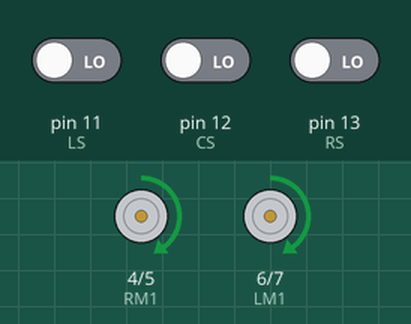
The sketch below on a simulated Arduino Uno, built with avr-gcc and run on an emulated ATmega328P. Parts: motor-driver pin pairs drawn as motors (green arrow = first pin HIGH = forward, orange = second pin HIGH = backward, longer = more drive, scaled by the enable pin). The inputs (shaded band) are chosen by the test bench; at power-on: pin 11 (LS) LOW, pin 12 (CS) LOW, pin 13 (RS) LOW.

Above: at 1.2 s.
1.3 s: pin 11 (LS) driven HIGH
At 2.5 s:
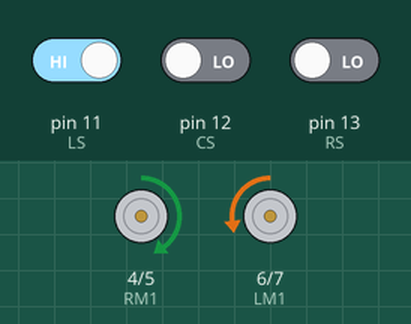
2.8 s: pin 12 (CS) driven HIGH
At 3.7 s:
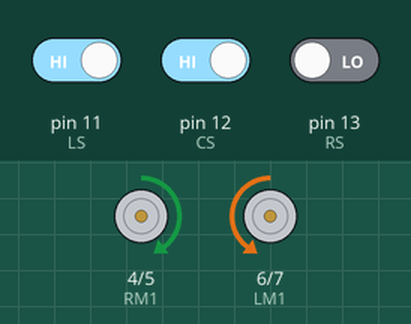
4.3 s: pin 12 (CS) driven LOW
At 4.8 s:
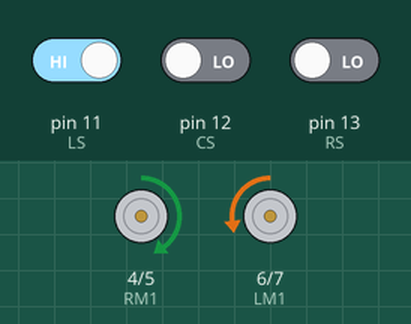
5.8 s: pin 13 (RS) driven HIGH
At 6.2 s:
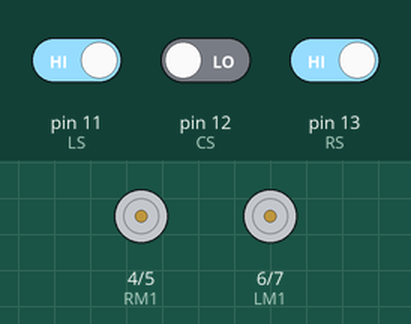
7.3 s: pin 11 (LS) driven LOW
At 8.5 s:
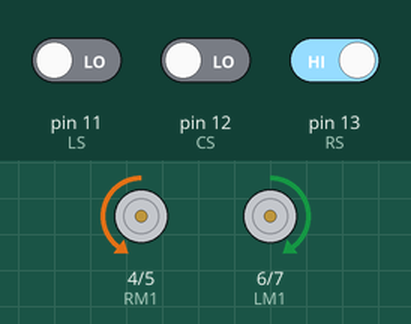
8.8 s: pin 13 (RS) driven LOW
Timing chart, 0 to 11.3 s (numbered marks = the images above; inputs shaded):
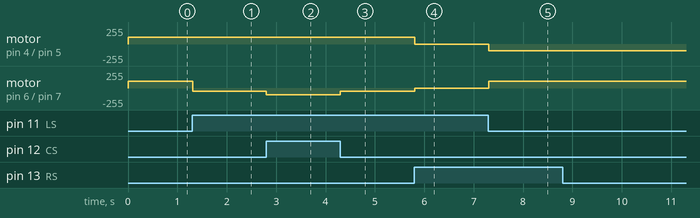

The sketch:

Linefollowingcode.ino
```cpp
// Pin definitions
#define LS 11  // Left sensor pin
#define CS 12       // Center sensor pin
#define RS 13       // Right sensor pin
#define LM1 6     // Motor driver IN1 (left motor control)
#define LM2 7      // Motor driver IN2 (left motor control)
#define RM1 4      // Motor driver IN3 (right motor control)
#define RM2 5      // Motor driver IN4 (right motor control)
#define ENA 9     // PWM control for left motor
#define ENB 3   // PWM control for right motor

int last_direction = 0; // 0: straight, 1: right, -1: left

// Set motor speed
int motorSpeed = 100;  // Reduced for smooth following

void setup() {
    pinMode(LS, INPUT);
    pinMode(CS, INPUT);
    pinMode(RS, INPUT);
    pinMode(LM1, OUTPUT);
    pinMode(LM2, OUTPUT);
    pinMode(RM1, OUTPUT);
    pinMode(RM2, OUTPUT);
    pinMode(ENA, OUTPUT);
    pinMode(ENB, OUTPUT);

    analogWrite(ENA, motorSpeed);
    analogWrite(ENB, motorSpeed);
}

void loop() {
    bool leftSensor = digitalRead(LS);
    bool centerSensor = digitalRead(CS);
    bool rightSensor = digitalRead(RS);

    // Movement based on sensor readings
    if (centerSensor && !leftSensor && !rightSensor) {
        moveForward();
        last_direction = 0;
    }
    else if (leftSensor && !centerSensor && !rightSensor) {
        turnSlightRight();
        last_direction = 1;
    }
    else if (!leftSensor && !centerSensor && rightSensor) {
        turnSlightLeft();
        last_direction = -1;
    }
    else if (leftSensor && centerSensor && !rightSensor) {
        turnSharpRight();
        last_direction = 1;
    }
    else if (!leftSensor && centerSensor && rightSensor) {
        turnSharpLeft();
        last_direction = -1;
    }
    else if (!leftSensor && !centerSensor && !rightSensor) { // all sensors off (gap!)
        if (last_direction == -1) {
            turnSharpLeft();
        } else if (last_direction == 1) {
            turnSharpRight();
        } else {
            moveForward();
        }
    }
    else if (leftSensor && centerSensor && rightSensor) { // all sensors on (intersection or wide line)
       if (last_direction == -1) {
            turnSharpLeft();
        } else if (last_direction == 1) {
            turnSharpRight();
        } else {
            moveForward();
        }
    }
    else {
        stopMotors();
    }

    delay(10);  // Small delay for sensor stability
}

// Movement functions
void moveForward() {
    digitalWrite(LM1, HIGH);
    digitalWrite(LM2, LOW);
    digitalWrite(RM1, HIGH);
    digitalWrite(RM2, LOW);
    analogWrite(ENA, motorSpeed);
    analogWrite(ENB, motorSpeed);
}

void moveBackward() {
    digitalWrite(LM1, LOW);
    digitalWrite(LM2, HIGH);
    digitalWrite(RM1, LOW);
    digitalWrite(RM2, HIGH);
    analogWrite(ENA, motorSpeed);
    analogWrite(ENB, motorSpeed);
}

void turnSlightLeft() {
    digitalWrite(LM1, HIGH);
    digitalWrite(LM2, LOW);
    digitalWrite(RM1, LOW);
    digitalWrite(RM2, HIGH);
    analogWrite(ENA, motorSpeed / 2); // left wheel slower
    analogWrite(ENB, motorSpeed);
}

void turnSlightRight() {
    digitalWrite(LM1, LOW);
    digitalWrite(LM2, HIGH);
    digitalWrite(RM1, HIGH);
    digitalWrite(RM2, LOW);
    analogWrite(ENA, motorSpeed);
    analogWrite(ENB, motorSpeed / 2); // right wheel slower
}

void turnSharpLeft() {
    digitalWrite(LM1, HIGH);
    digitalWrite(LM2, LOW);
    digitalWrite(RM1, LOW);
    digitalWrite(RM2, HIGH);
    analogWrite(ENA, motorSpeed);
    analogWrite(ENB, motorSpeed);
}

void turnSharpRight() {
    digitalWrite(LM1, LOW);
    digitalWrite(LM2, HIGH);
    digitalWrite(RM1, HIGH);
    digitalWrite(RM2, LOW);
    analogWrite(ENA, motorSpeed);
    analogWrite(ENB, motorSpeed);
}

void stopMotors() {
    digitalWrite(LM1, LOW);
    digitalWrite(LM2, LOW);
    digitalWrite(RM1, LOW);
    digitalWrite(RM2, LOW);
    analogWrite(ENA, 0);
    analogWrite(ENB, 0);
}
```

Measured:
- after the input at 1.3 s, motor on pin 6 (LM1) / pin 7 (LM2): forward 100/255 → backward 50/255 at once
- after the input at 2.8 s, motor on pin 6 (LM1) / pin 7 (LM2): backward 50/255 → backward 100/255 at once
- after the input at 4.3 s, motor on pin 6 (LM1) / pin 7 (LM2): backward 100/255 → backward 50/255 at once
- after the input at 5.8 s, motor on pin 4 (RM1) / pin 5 (RM2): forward 100/255 → stopped at once; motor on pin 6 (LM1) / pin 7 (LM2): backward 50/255 → stopped at once
- after the input at 7.3 s, motor on pin 4 (RM1) / pin 5 (RM2): stopped → backward 100/255 at once; motor on pin 6 (LM1) / pin 7 (LM2): stopped → forward 100/255 at once
